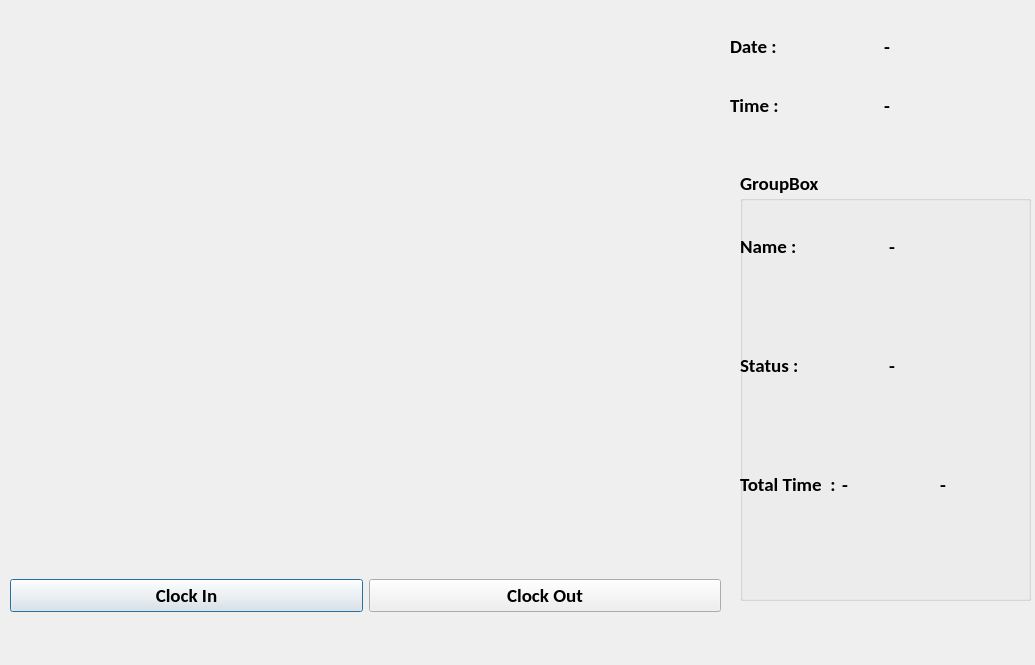
<?xml version="1.0" encoding="UTF-8"?>
<ui version="4.0">
 <class>OutputDialog</class>
 <widget class="QDialog" name="OutputDialog">
  <property name="geometry">
   <rect>
    <x>0</x>
    <y>0</y>
    <width>1035</width>
    <height>665</height>
   </rect>
  </property>
  <property name="minimumSize">
   <size>
    <width>0</width>
    <height>0</height>
   </size>
  </property>
  <property name="maximumSize">
   <size>
    <width>1920</width>
    <height>1080</height>
   </size>
  </property>
  <property name="font">
   <font>
    <family>Calibri</family>
    <pointsize>14</pointsize>
    <weight>75</weight>
    <bold>true</bold>
   </font>
  </property>
  <property name="windowTitle">
   <string>Face Recognition</string>
  </property>
  <property name="windowIcon">
   <iconset resource="resource.qrc">
    <normaloff>:/icon/icon.png</normaloff>:/icon/icon.png</iconset>
  </property>
  <widget class="QLabel" name="imgLabel">
   <property name="geometry">
    <rect>
     <x>10</x>
     <y>10</y>
     <width>711</width>
     <height>521</height>
    </rect>
   </property>
   <property name="minimumSize">
    <size>
     <width>640</width>
     <height>480</height>
    </size>
   </property>
   <property name="maximumSize">
    <size>
     <width>780</width>
     <height>540</height>
    </size>
   </property>
   <property name="text">
    <string/>
   </property>
  </widget>
  <widget class="QWidget" name="horizontalLayoutWidget">
   <property name="geometry">
    <rect>
     <x>10</x>
     <y>540</y>
     <width>711</width>
     <height>111</height>
    </rect>
   </property>
   <layout class="QHBoxLayout" name="horizontalLayout">
    <item>
     <widget class="QPushButton" name="ClockInButton">
      <property name="text">
       <string>Clock In</string>
      </property>
      <property name="checkable">
       <bool>true</bool>
      </property>
     </widget>
    </item>
    <item>
     <widget class="QPushButton" name="ClockOutButton">
      <property name="text">
       <string>Clock Out</string>
      </property>
      <property name="checkable">
       <bool>true</bool>
      </property>
     </widget>
    </item>
   </layout>
  </widget>
  <widget class="QWidget" name="gridLayoutWidget">
   <property name="geometry">
    <rect>
     <x>730</x>
     <y>20</y>
     <width>301</width>
     <height>111</height>
    </rect>
   </property>
   <layout class="QGridLayout" name="gridLayout">
    <item row="0" column="0">
     <layout class="QHBoxLayout" name="horizontalLayout_3">
      <item>
       <widget class="QLabel" name="Label">
        <property name="text">
         <string>Date :</string>
        </property>
       </widget>
      </item>
      <item>
       <widget class="QLabel" name="Date_Label">
        <property name="text">
         <string>-</string>
        </property>
       </widget>
      </item>
     </layout>
    </item>
    <item row="1" column="0">
     <layout class="QHBoxLayout" name="horizontalLayout_2">
      <item>
       <widget class="QLabel" name="Label_2">
        <property name="font">
         <font>
          <family>Calibri</family>
          <pointsize>14</pointsize>
          <weight>75</weight>
          <bold>true</bold>
         </font>
        </property>
        <property name="text">
         <string>Time :</string>
        </property>
       </widget>
      </item>
      <item>
       <widget class="QLabel" name="Time_Label">
        <property name="font">
         <font>
          <family>Calibri</family>
          <pointsize>14</pointsize>
          <weight>75</weight>
          <bold>true</bold>
         </font>
        </property>
        <property name="text">
         <string>-</string>
        </property>
       </widget>
      </item>
     </layout>
    </item>
   </layout>
  </widget>
  <widget class="QGroupBox" name="groupBox">
   <property name="geometry">
    <rect>
     <x>740</x>
     <y>170</y>
     <width>291</width>
     <height>431</height>
    </rect>
   </property>
   <property name="title">
    <string>GroupBox</string>
   </property>
   <widget class="QWidget" name="gridLayoutWidget_2">
    <property name="geometry">
     <rect>
      <x>0</x>
      <y>20</y>
      <width>291</width>
      <height>351</height>
     </rect>
    </property>
    <layout class="QGridLayout" name="gridLayout_2">
     <item row="1" column="0">
      <layout class="QHBoxLayout" name="horizontalLayout_7">
       <item>
        <widget class="QLabel" name="label">
         <property name="font">
          <font>
           <family>Calibri</family>
           <pointsize>14</pointsize>
           <weight>75</weight>
           <bold>true</bold>
          </font>
         </property>
         <property name="text">
          <string>Status :</string>
         </property>
        </widget>
       </item>
       <item>
        <widget class="QLabel" name="Status_Label">
         <property name="font">
          <font>
           <family>Calibri</family>
           <pointsize>14</pointsize>
           <weight>75</weight>
           <bold>true</bold>
          </font>
         </property>
         <property name="text">
          <string>-</string>
         </property>
        </widget>
       </item>
      </layout>
     </item>
     <item row="0" column="0">
      <layout class="QHBoxLayout" name="horizontalLayout_6">
       <item>
        <widget class="QLabel" name="label_2">
         <property name="text">
          <string>Name :</string>
         </property>
        </widget>
       </item>
       <item>
        <widget class="QLabel" name="Name_Label">
         <property name="text">
          <string>-</string>
         </property>
        </widget>
       </item>
      </layout>
     </item>
     <item row="2" column="0">
      <layout class="QHBoxLayout" name="horizontalLayout_8">
       <item>
        <widget class="QLabel" name="Label_4">
         <property name="font">
          <font>
           <family>Calibri</family>
           <pointsize>14</pointsize>
           <weight>75</weight>
           <bold>true</bold>
          </font>
         </property>
         <property name="text">
          <string>Total Time  :</string>
         </property>
        </widget>
       </item>
       <item>
        <widget class="QLabel" name="Hours_Label">
         <property name="font">
          <font>
           <family>Calibri</family>
           <pointsize>14</pointsize>
           <weight>75</weight>
           <bold>true</bold>
          </font>
         </property>
         <property name="text">
          <string>-</string>
         </property>
        </widget>
       </item>
       <item>
        <widget class="QLabel" name="Min_Label">
         <property name="font">
          <font>
           <family>Calibri</family>
           <pointsize>14</pointsize>
           <weight>75</weight>
           <bold>true</bold>
          </font>
         </property>
         <property name="text">
          <string>-</string>
         </property>
        </widget>
       </item>
      </layout>
     </item>
    </layout>
   </widget>
  </widget>
 </widget>
 <resources>
  <include location="resource.qrc"/>
 </resources>
 <connections/>
</ui>
